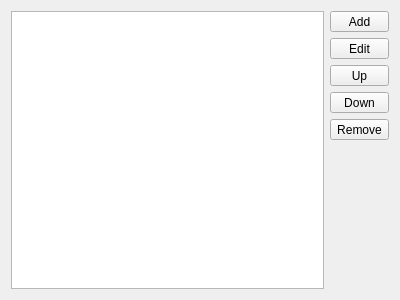
<?xml version="1.0" encoding="UTF-8"?>
<ui version="4.0">
 <class>ListOptionWidget</class>
 <widget class="QWidget" name="ListOptionWidget">
  <property name="geometry">
   <rect>
    <x>0</x>
    <y>0</y>
    <width>400</width>
    <height>300</height>
   </rect>
  </property>
  <property name="windowTitle">
   <string notr="true">Form</string>
  </property>
  <layout class="QHBoxLayout" name="horizontalLayout">
   <item>
    <widget class="QListView" name="listView"/>
   </item>
   <item>
    <layout class="QVBoxLayout" name="verticalLayout">
     <item>
      <widget class="QToolButton" name="addButton">
       <property name="sizePolicy">
        <sizepolicy hsizetype="Preferred" vsizetype="Fixed">
         <horstretch>0</horstretch>
         <verstretch>0</verstretch>
        </sizepolicy>
       </property>
       <property name="text">
        <string>Add</string>
       </property>
       <property name="icon">
        <iconset theme="list-add-symbolic"/>
       </property>
      </widget>
     </item>
     <item>
      <widget class="QToolButton" name="editButton">
       <property name="sizePolicy">
        <sizepolicy hsizetype="Preferred" vsizetype="Fixed">
         <horstretch>0</horstretch>
         <verstretch>0</verstretch>
        </sizepolicy>
       </property>
       <property name="text">
        <string>Edit</string>
       </property>
       <property name="icon">
        <iconset theme="document-edit-symbolic"/>
       </property>
      </widget>
     </item>
     <item>
      <widget class="QToolButton" name="moveUpButton">
       <property name="sizePolicy">
        <sizepolicy hsizetype="Preferred" vsizetype="Fixed">
         <horstretch>0</horstretch>
         <verstretch>0</verstretch>
        </sizepolicy>
       </property>
       <property name="text">
        <string>Up</string>
       </property>
       <property name="icon">
        <iconset theme="go-up-symbolic"/>
       </property>
      </widget>
     </item>
     <item>
      <widget class="QToolButton" name="moveDownButton">
       <property name="sizePolicy">
        <sizepolicy hsizetype="Preferred" vsizetype="Fixed">
         <horstretch>0</horstretch>
         <verstretch>0</verstretch>
        </sizepolicy>
       </property>
       <property name="text">
        <string>Down</string>
       </property>
       <property name="icon">
        <iconset theme="go-down-symbolic"/>
       </property>
      </widget>
     </item>
     <item>
      <widget class="QToolButton" name="removeButton">
       <property name="sizePolicy">
        <sizepolicy hsizetype="Preferred" vsizetype="Fixed">
         <horstretch>0</horstretch>
         <verstretch>0</verstretch>
        </sizepolicy>
       </property>
       <property name="text">
        <string>Remove</string>
       </property>
       <property name="icon">
        <iconset theme="list-remove-symbolic"/>
       </property>
      </widget>
     </item>
     <item>
      <spacer name="verticalSpacer">
       <property name="orientation">
        <enum>Qt::Vertical</enum>
       </property>
       <property name="sizeHint" stdset="0">
        <size>
         <width>20</width>
         <height>40</height>
        </size>
       </property>
      </spacer>
     </item>
    </layout>
   </item>
  </layout>
 </widget>
 <resources/>
 <connections/>
</ui>
